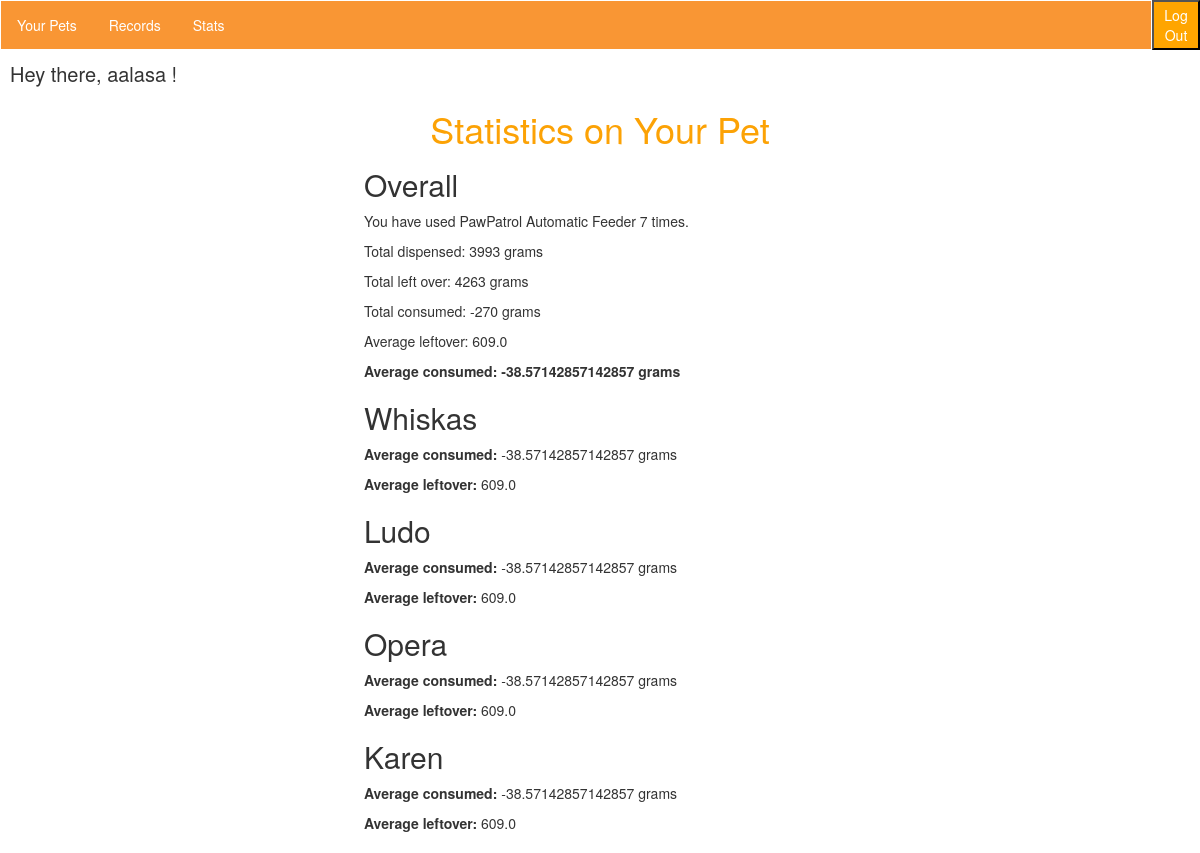
The page /records/stats/ (signed in) on the database as committed earlier.
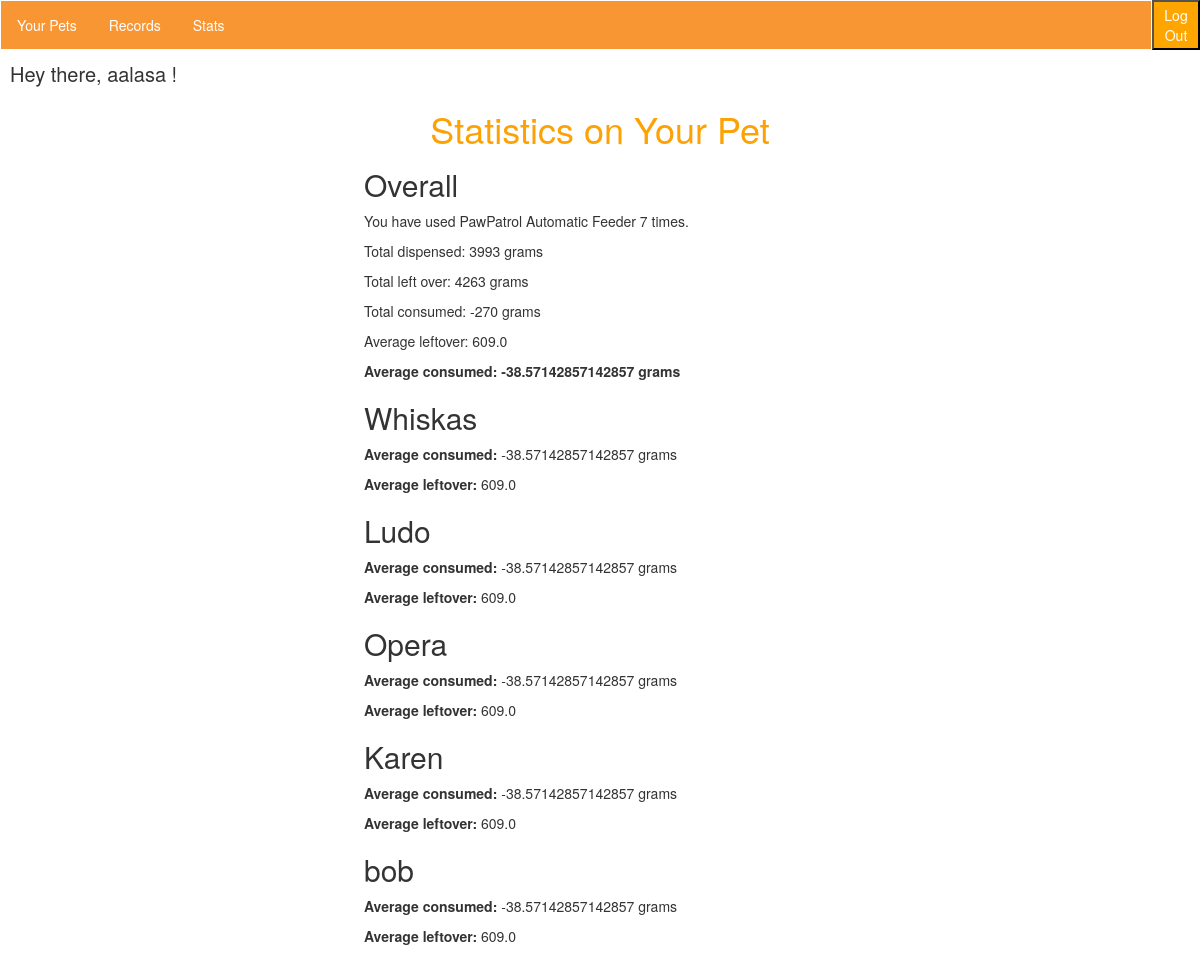
The same page on the database as committed later.
### records/models.py (models this page shows, shortened)
class Pet(models.Model):
    petName = models.CharField(max_length=100, default='My Pet')
    petImage = models.ImageField(default='default.png', blank=True)
    author = models.ForeignKey(User, on_delete=models.CASCADE, default=None)

### records/views.py (the view)
# urls.py: url(r'^', views.stats_view, name="stats"),
def stats(request):
    numberofpets = Pet.objects.filter(author=request.user)
    j = 0
    pets = Pet.objects.filter(author=request.user)
    petNames = Pet.objects.filter(author=request.user)[j].petName
    thisauthor = request.user
    feeds = Record.objects.filter(author=request.user)
    numberoffeeds = len(feeds)
    numberOfPets = len(pets)
    myRecords = Record.objects.filter(author=request.user)
    totalleftover = myRecords.aggregate(Sum('amountLeftOver'))['amountLeftOver__sum']
    totaldispensed = myRecords.aggregate(Sum('amountDispensed'))['amountDispensed__sum']
    totalConsumed = totaldispensed - totalleftover
    avgconsumed = totalConsumed/numberoffeeds
    avgleftover = totalleftover/numberoffeeds
    return render(request, 'records/stats.html', {'myRecords': myRecords, 'pets': pets, 'this-author': thisauthor, 'numberoffeeds': numberoffeeds, 'totaldispensed': totaldispensed, 'totalleftover':totalleftover, 'numberofpets': numberofpets, 'totalConsumed': totalConsumed, 'avgconsumed': avgconsumed, 'avgleftover': avgleftover},)

### records/templates/records/stats.html (shortened to what this page needs)
{% extends 'interior_layout.html' %}
{% block content %}
<h1>Statistics on Your Pet</h1>
<div class="innerStatitics" style="margin-left: 30%;">
<h2>Overall</h2>
    <p>You have used PawPatrol Automatic Feeder {{numberoffeeds}} times.</p>
    <p>Total dispensed: {{ totaldispensed}} grams</p>
    <p>Total left over: {{ totalleftover }} grams</p>
    <p>Total consumed: {{ totalConsumed }} grams</p>
    <p>Average leftover: {{avgleftover}} </p>
    <p><b>Average consumed: {{avgconsumed}} grams</b></p>
{% for p in numberofpets %}
    <h2>{{p.petName}}</h2>
    <p><b>Average consumed:</b> {{avgconsumed}} grams</p>
    <p><b>Average leftover:</b> {{avgleftover}} </p>
{% endfor %}
</div>
{% endblock %}

Rows that differ between the two databases and show on the page:
added Pet: petName "bob", avgconsumed "-38.57142857142857", avgleftover "609.0"
